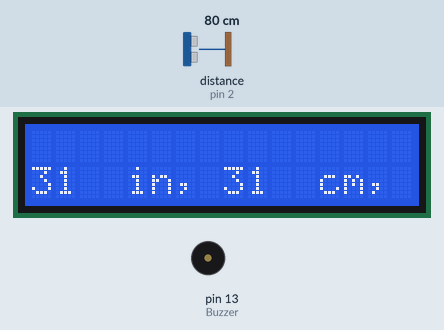
Recording of a sketch running on a simulated Arduino Uno, built with avr-gcc and run on an emulated ATmega328P. Parts: 16×2 character LCD, buzzer (waves = sounding, pin HIGH). Wiring (inferred from the names in the program): ultrasonic range finder: trigger pin 3; echo pin 2. The test bench sets the inputs (shaded band); at power-on: distance to the obstacle (sensor on pin 2) 80 cm. The echo pulse lasts 58.3 µs per cm; pins used as bus, display or sensor lines are not drawn; what the sketch prints to the serial monitor is not drawn.

Above: at 1.2 s.
1.3 s: distance to the obstacle (sensor on pin 2) set to 43 cm
At 3.2 s:
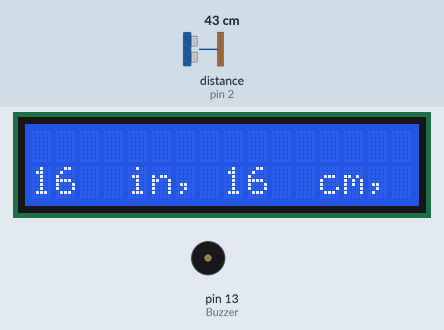
3.5 s: distance to the obstacle (sensor on pin 2) set to 34 cm
At 5.1 s:
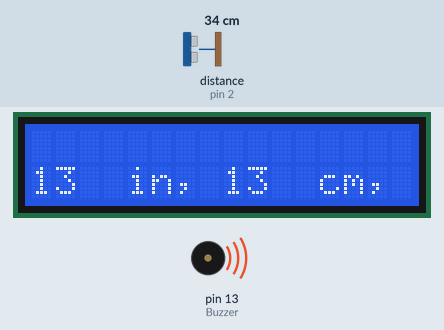
5.5 s: distance to the obstacle (sensor on pin 2) set to 2 cm
At 6.9 s:
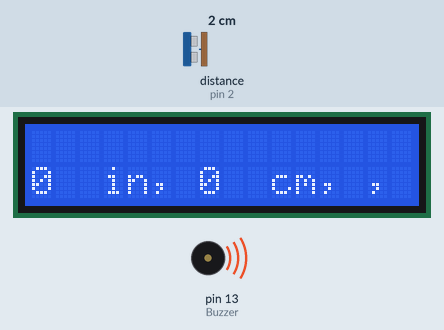
Timing chart, 0 to 8.5 s (numbered marks = the images above; inputs shaded):
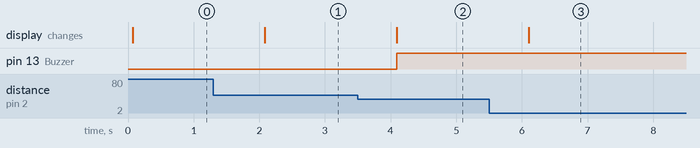

The sketch:

Ultrasonic_11thSep.ino
```cpp
#include <LiquidCrystal.h>

const int TRIG_PIN=3;
const int ECHO_PIN=2;
int Buzzer=13;
LiquidCrystal lcd(8,9,4,5,6,7);

void setup() {
  // put your setup code here, to run once:
 lcd.begin(16,2);
 lcd.setCursor(0,0);
  pinMode(TRIG_PIN, OUTPUT);
  pinMode(ECHO_PIN, INPUT);
  pinMode(Buzzer, OUTPUT);
  Serial.begin(9600);

}

void loop() {
  // put your main code here, to run repeatedly:
  long duration,inches,cm;
  lcd.setCursor(0,1);

  pinMode(TRIG_PIN, OUTPUT);
  digitalWrite(TRIG_PIN, LOW);
  delayMicroseconds(2);
  digitalWrite(TRIG_PIN, HIGH);
  delayMicroseconds(10);
  digitalWrite(TRIG_PIN, LOW);

  pinMode(ECHO_PIN, INPUT);
  duration= pulseIn(ECHO_PIN, HIGH);
  inches= microsecondsToInches(duration);
  cm= microsecondsToInches(duration);

  if(cm<15)
  {
    digitalWrite(Buzzer,HIGH);
  }

  lcd.println(inches);
  lcd.print("in, ");
  lcd.println(cm);
  lcd.print("cm, ");
  Serial.print(inches);
  Serial.println("in, ");
  Serial.print(cm);
  Serial.println("cm, ");
  delay(1000);
}

  long microsecondsToInches(long microseconds)
  {
    return microseconds/74/2;
  }

  long microsecondsToCentimeters(long microseconds)
  {
    return microseconds/29/2;
  }
```

Measured:
- the behaviour switches between 39 and 38 cm on distance to the obstacle (sensor on pin 2) (found by bisection; images 1 and 2)
- after the input at 1.3 s, the display: changes after 0.78 s (image 1)
- after the input at 3.5 s, pin 13 (Buzzer): LOW → HIGH after 0.59 s; the display: changes after 0.60 s (image 2)
- after the input at 5.5 s, the display: changes after 0.60 s (image 3)
